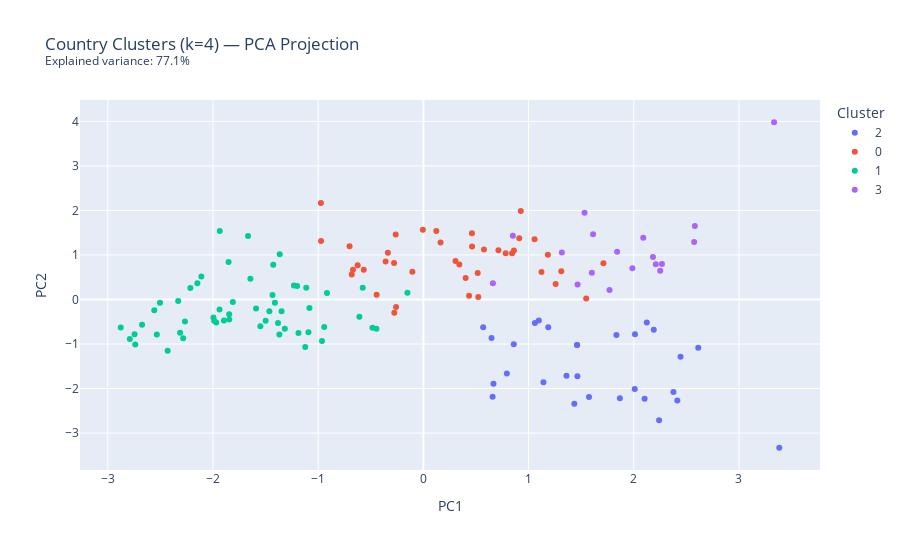

This figure's notebook cell:
### Code cell
K = 4   # adjust based on elbow
km   = KMeans(n_clusters=K, random_state=42, n_init=10)
labels = km.fit_predict(X_cl)
cluster_df['cluster'] = labels

# PCA for 2-D visualization
pca    = PCA(n_components=2, random_state=42)
X_2d   = pca.fit_transform(X_cl)
cluster_df['PC1'] = X_2d[:, 0]
cluster_df['PC2'] = X_2d[:, 1]

fig = px.scatter(
    cluster_df, x='PC1', y='PC2',
    color=cluster_df['cluster'].astype(str),
    hover_name='country',
    title=f'Country Clusters (k={K}) — PCA Projection<br><sup>Explained variance: {pca.explained_variance_ratio_.sum():.1%}</sup>',
    labels={'color': 'Cluster'},
    height=550,
)
fig.show()

# Cluster profiles
# Undo log scale for display
cluster_df['dc_count_raw'] = np.expm1(cluster_df['dc_count'])
cluster_df['power_mw_raw'] = np.expm1(cluster_df['power_mw'])

profile = cluster_df.groupby('cluster').agg(
    countries   = ('country', 'count'),
    avg_dcs     = ('dc_count_raw', 'mean'),
    avg_power   = ('power_mw_raw', 'mean'),
    avg_ren     = ('renewable_pct', 'mean'),
    avg_inet    = ('internet_pct', 'mean'),
    avg_growth  = ('growth_pct', 'mean'),
).round(1)

print('\nCluster Profiles:')
display(profile)

### Figure 1 — Plotly figure (JSON) as saved in the notebook; plotly's stock layout.template omitted (floating-point values rounded to 4 significant figures)
{"data": [{"hovertemplate": "<b>%{hovertext}</b><br><br>Cluster=2<br>PC1=%{x}<br>PC2=%{y}<extra></extra>", "hovertext": ["United States", "Germany", "United Kingdom", "China", "France", "Canada", "Australia", "Netherlands", "Russia", "Japan", "Brazil", "Singapore", "South Africa", "India", "Mexico", "Sweden", "Indonesia", "Spain", "Poland", "Switzerland", "Hungary", "Iran", "Ireland", "Israel", "Korea, South", "Kuwait", "Latvia", "Pakistan", "Türkiye"], "legendgroup": "2", "marker": {"color": "#636efa", "symbol": "circle"}, "mode": "markers", "name": "2", "orientation": "v", "showlegend": true, "type": "scatter", "x": [3.383, 2.414, 2.377, 2.241, 2.009, 2.444, 2.103, 2.613, 1.435, 1.868, 1.574, 2.19, 0.7934, 0.6583, 1.36, 2.124, 0.6664, 1.464, 1.141, 1.835, 0.6476, 0.5683, 2.012, 1.187, 1.461, 1.461, 1.06, 0.8593, 1.097], "xaxis": "x", "y": [-3.329, -2.268, -2.077, -2.711, -2.012, -1.286, -2.231, -1.084, -2.342, -2.216, -2.19, -0.6804, -1.66, -2.184, -1.711, -0.5153, -1.891, -1.726, -1.861, -0.7946, -0.8621, -0.6244, -0.7793, -0.623, -1.022, -1.022, -0.5261, -1.007, -0.4692], "yaxis": "y"}, {"hovertemplate": "<b>%{hovertext}</b><br><br>Cluster=0<br>PC1=%{x}<br>PC2=%{y}<extra></extra>", "hovertext": ["Albania ", "Ecuador", "Estonia", "Georgia", "Ghana", "Grenada", "Guatemala", "Honduras", "Iraq", "Jordan", "Kazakhstan", "Kyrgyzstan", "Laos", "Lebanon", "Liechtenstein", "Montenegro", "Morocco", "Namibia", "Nicaragua", "North Macedonia", "Oman", "Palau", "Panama", "Paraguay", "Qatar", "Saint Lucia", "Saint Vincent and the Grenadines", "Samoa", "Senegal", "Serbia", "Seychelles", "Slovakia", "Slovenia", "Somalia", "Sri Lanka", "Suriname", "Trinidad and Tobago", "Tunisia", "Uruguay", "Uzbekistan"], "legendgroup": "0", "marker": {"color": "#EF553B", "symbol": "circle"}, "mode": "markers", "name": "0", "orientation": "v", "showlegend": true, "type": "scatter", "x": [1.548, -0.2763, 0.5219, 0.4342, 0.3416, -0.9729, -0.1044, -0.3591, 0.3051, 0.7134, 0.8433, -0.005087, 0.1633, 0.1231, 0.4628, -0.7017, 0.9114, -0.669, -0.2786, 0.8609, 1.057, -0.9742, 0.5759, 0.4614, 1.711, -0.6809, -0.5667, -0.263, -0.4443, 1.257, -0.3375, 1.122, 1.311, -0.2595, 0.7821, -0.6246, 0.4017, 0.5164, 1.183, 0.9258], "xaxis": "x", "y": [0.02261, -0.2966, 0.05846, 0.08606, 0.7849, 1.312, 0.6242, 0.8533, 0.864, 1.103, 1.036, 1.568, 1.279, 1.538, 1.19, 1.197, 1.377, 0.6669, 0.8175, 1.102, 1.353, 2.165, 1.122, 1.487, 0.8163, 0.5635, 0.6684, 1.46, 0.1047, 0.348, 1.049, 0.6162, 0.6319, -0.1692, 1.041, 0.7695, 0.4804, 0.5948, 1.005, 1.987], "yaxis": "y"}, {"hovertemplate": "<b>%{hovertext}</b><br><br>Cluster=1<br>PC1=%{x}<br>PC2=%{y}<extra></extra>", "hovertext": ["Algeria", "Egypt", "El Salvador", "Equatorial Guinea", "Eritrea", "Eswatini", "Ethiopia", "Fiji", "Gabon", "Gambia", "Guinea", "Guinea-Bissau", "Guyana", "Haiti", "Jamaica", "Kenya", "Kiribati", "Korea, North", "Lesotho", "Liberia", "Madagascar", "Malawi", "Maldives", "Mali", "Malta", "Mauritania", "Mauritius", "Micronesia", "Moldova", "Monaco", "Mongolia", "Mozambique", "Myanmar", "Nepal", "Niger", "Papua New Guinea", "Rwanda", "Sao Tome and Principe", "Sierra Leone", "Solomon Islands", "South Sudan", "Sudan", "Tajikistan", "Tanzania", "Timor-Leste", "Togo", "Tonga", "Turkmenistan", "Tuvalu", "Uganda", "Vanuatu", "Venezuela", "Yemen", "Zambia", "Zimbabwe"], "legendgroup": "1", "marker": {"color": "#00cc96", "symbol": "circle"}, "mode": "markers", "name": "1", "orientation": "v", "showlegend": true, "type": "scatter", "x": [-0.484, -0.4463, -0.9425, -1.846, -1.988, -1.969, -1.846, -1.464, -1.499, -1.896, -1.644, -2.215, -1.667, -1.852, -1.114, -0.1518, -1.366, -1.936, -1.411, -2.11, -2.877, -2.534, -1.549, -2.283, -1.188, -2.266, -1.123, -2.313, -0.9639, -1.093, -1.369, -1.382, -0.9163, -0.5766, -2.739, -1.996, -1.348, -1.427, -2.79, -2.674, -2.558, -1.317, -1.231, -1.938, -2.149, -2.331, -1.2, -1.811, -2.745, -1.083, -1.591, -0.6085, -2.504, -1.434, -2.431], "xaxis": "x", "y": [-0.6367, -0.6553, -0.619, -0.3337, -0.4753, -0.5184, -0.449, -0.265, -0.4754, -0.4729, 0.4647, 0.2568, 1.428, 0.8434, 0.2612, 0.154, 1.017, 1.539, -0.07224, 0.518, -0.6298, -0.7865, -0.5996, -0.8687, -0.7527, -0.4949, -1.064, -0.7445, -0.932, -0.7347, -0.7872, -0.5288, 0.1477, 0.2618, -1.009, -0.4026, -0.2655, 0.7801, -0.8882, -0.5654, -0.2426, -0.6562, 0.3142, -0.2231, 0.3667, -0.03199, 0.3052, -0.05778, -0.7808, -0.1907, -0.2036, -0.3891, -0.07206, 0.1028, -1.149], "yaxis": "y"}, {"hovertemplate": "<b>%{hovertext}</b><br><br>Cluster=3<br>PC1=%{x}<br>PC2=%{y}<extra></extra>", "hovertext": ["Finland", "Greece", "Iceland", "Italy", "Lithuania", "Luxembourg", "Malaysia", "New Zealand", "Nigeria", "Norway", "Peru", "Philippines", "Portugal", "Romania", "Saudi Arabia", "Ukraine", "United Arab Emirates", "Vietnam"], "legendgroup": "3", "marker": {"color": "#ab63fa", "symbol": "circle"}, "mode": "markers", "name": "3", "orientation": "v", "showlegend": true, "type": "scatter", "x": [1.466, 1.316, 1.613, 2.268, 1.601, 2.09, 2.21, 2.182, 0.6607, 2.251, 0.8509, 2.581, 1.532, 3.333, 2.574, 1.769, 1.986, 1.841], "xaxis": "x", "y": [0.339, 1.054, 1.463, 0.7984, 0.6003, 1.388, 0.7921, 0.9555, 0.3639, 0.6467, 1.429, 1.649, 1.946, 3.98, 1.292, 0.2157, 0.7039, 1.071], "yaxis": "y"}], "layout": {"height": 550, "legend": {"title": {"text": "Cluster"}, "tracegroupgap": 0}, "title": {"text": "Country Clusters (k=4) — PCA Projection<br><sup>Explained variance: 77.1%</sup>"}, "xaxis": {"anchor": "y", "domain": [0.0, 1.0], "title": {"text": "PC1"}}, "yaxis": {"anchor": "x", "domain": [0.0, 1.0], "title": {"text": "PC2"}}}}
